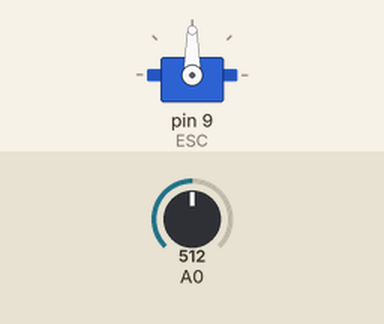
Bench run of a sketch on a simulated Arduino Uno, built with avr-gcc and run on an emulated ATmega328P. On the bench: servo. Inputs (shaded band) come from the test bench; at power-on: A0 = 512.

Above: at 1.2 s.
1.3 s: A0 set to 716
At 1.8 s:
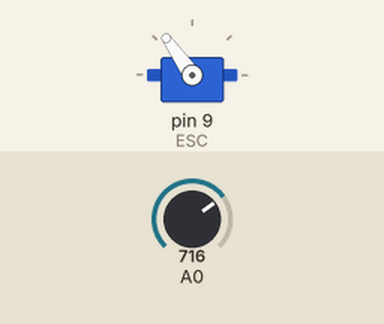
2.8 s: A0 set to 900
At 4.0 s:
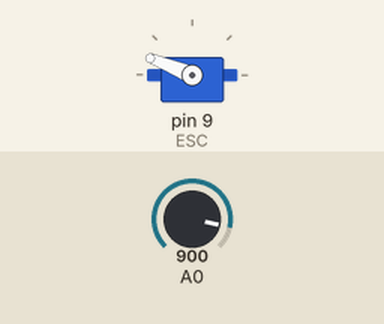
4.3 s: A0 set to 1023
At 5.3 s:
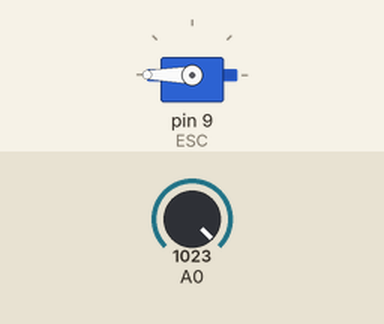
5.8 s: A0 set to 306
At 6.4 s:
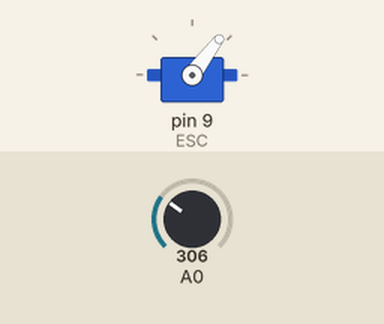
7.3 s: A0 set to 122
At 7.6 s:
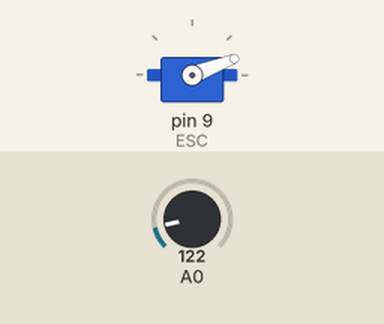
Timing chart, 0 to 9.8 s (numbered marks = the images above; inputs shaded):
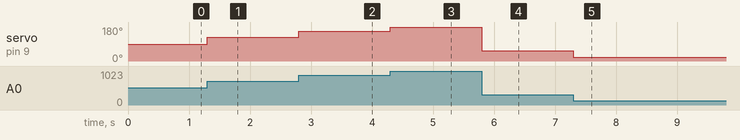

The sketch:

motor.ino
```cpp
#include <Servo.h>

Servo ESC;

int potVal = 0;

void setup() {
  ESC.attach(9,1000,2000);

}

void loop() {
  potVal = analogRead(A0);
  Serial.print("%d \n", potVal);
  potVal = map(potVal, 0, 1023, 0, 180);
  ESC.write(potVal);
}
```

Measured:
- after the input at 1.3 s, servo on pin 9 (ESC): 90° → 125° at once
- after the input at 2.8 s, servo on pin 9 (ESC): 125° → 158° at once
- after the input at 4.3 s, servo on pin 9 (ESC): 158° → 180° at once
- after the input at 5.8 s, servo on pin 9 (ESC): 180° → 53° at once
- after the input at 7.3 s, servo on pin 9 (ESC): 53° → 21° at once
